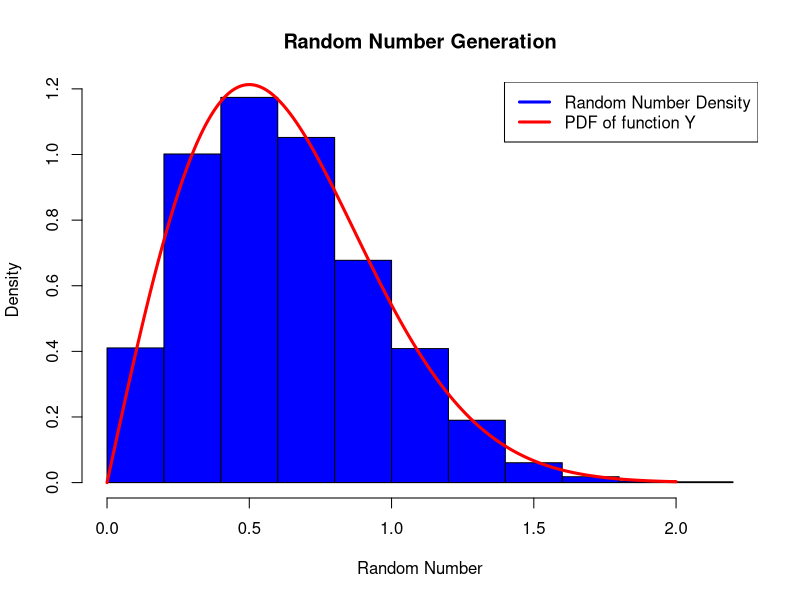
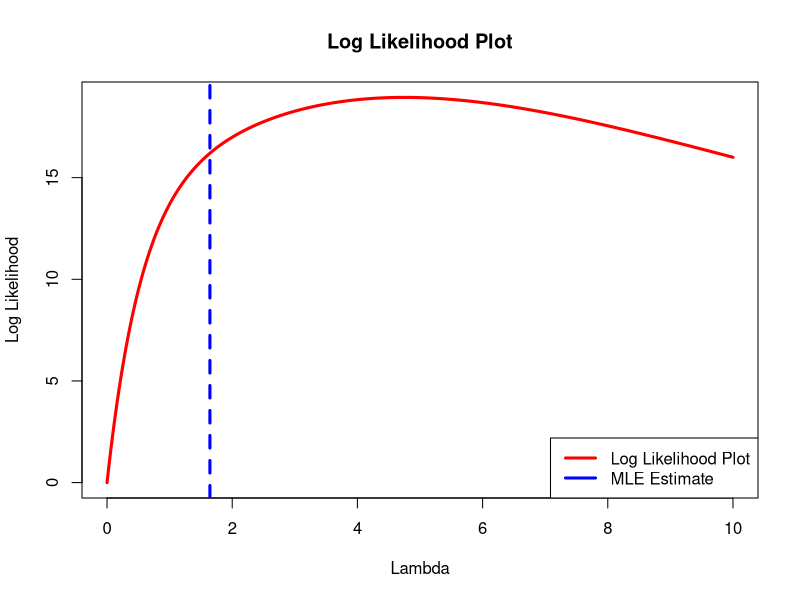

These charts were generated, in order, by the following R code:
## ---- chunk 1
knitr::opts_chunk$set(echo = TRUE)
## ---- chunk 2
# Return the pth quantile for distribution of Y
get_Y_quantile <- function(quantile_value, exponential_rate) {
  return(sqrt(-1* log(1 - quantile_value) / exponential_rate))
}

# Random number generation function
generate_random_number <- function(how_many, exponential_rate) {
  
  # Uniform distribution between 0 and 1
  uniform_distribution = runif(how_many, min=0, max=1)
  
  # Declare an array to store the random numbers from the distribution of Y
  ramdoms_from_exp_distr = numeric(how_many)
 
  # For each number in the uniform distribution find the quantile of Y
  for (unif_distr_counter in 1:length(uniform_distribution)) {
    ramdoms_from_exp_distr[unif_distr_counter] =
      get_Y_quantile(uniform_distribution[unif_distr_counter], exponential_rate)
  }
  
  return(ramdoms_from_exp_distr)
   
}

# Return probability density of Y
y_probability_density <- function(real_number, exponential_rate) {
  
  return (2*real_number*exponential_rate*exp(-1 * exponential_rate * real_number^2))
  
}

#Generate 10,000 realizations of the random variable Y with lambda = 2
realizations_needed = 10000
exponential_rate_lambda = 2

random_numbers = generate_random_number(how_many = realizations_needed, 
                                        exponential_rate = exponential_rate_lambda)

## ---- chunk 3
# Plot a histogram of these numbers, using the hist function with option freq = FALSE.
hist(random_numbers, freq=FALSE, main= "Random Number Generation", xlab="Random Number", 
     ylab="Density", col="blue")
# Use the lines command to plot the pdf of Y on top.
number_sequence = seq(0,2,.001)
y_probability_density_trend = y_probability_density(real_number = number_sequence, 
                      exponential_rate = exponential_rate_lambda)

lines(number_sequence, y_probability_density_trend, lty=1, lwd=3, col="red")
legend("topright", legen=c("Random Number Density", "PDF of function Y"), 
       col=c("blue", "red"), lwd=3, lty=1)
## ---- chunk 4
## Compute the sample mean and variance of your 10,000 realizations
mean(random_numbers)
var(random_numbers)
## ---- chunk 5
## Generate 20 realizations from Y with lambda= 2
new_realizations_needed = 20
random_numbers = generate_random_number(how_many = new_realizations_needed, 
                                        exponential_rate = exponential_rate_lambda)
random_numbers = sort(random_numbers)

## Compute the likelihood distribution
log_likelihood_distribution = numeric(length(random_numbers))
lambda_values = seq(0,10,.01)

# Compute the log likelihood for at each lamda point
lambda_value_counter = 0
for (lambda_value in lambda_values) {
  
  lambda_value_counter = lambda_value_counter + 1
  log_likelihood = 0
    
  # Compute log likelihood at the point corresponding to the random number  
  for(realization_counter in 1 : new_realizations_needed) {
    log_likelihood = log_likelihood + 
      y_probability_density(real_number = random_numbers[realization_counter], 
                            exponential_rate = lambda_values[lambda_value_counter])
  }
  
  log_likelihood_distribution[lambda_value_counter] = log_likelihood
  
}

# Plot the likelihood function
plot(lambda_values, log_likelihood_distribution, type='l', lwd=3, col="red", 
     main= "Log Likelihood Plot", xlab="Lambda", ylab="Log Likelihood")

## Maximum likelihood estimate for lambda
random_number_distributions_squared = random_numbers^2
lambda_hat = new_realizations_needed / sum(random_number_distributions_squared)

## Draw a vertical line at the computed value of maximum likelihood
abline(v = lambda_hat, col='blue', lwd = 3, lty = 2)
legend("bottomright", legen=c("Log Likelihood Plot", "MLE Estimate"), 
       col=c("red", "blue"), lwd=3, lty=1)
